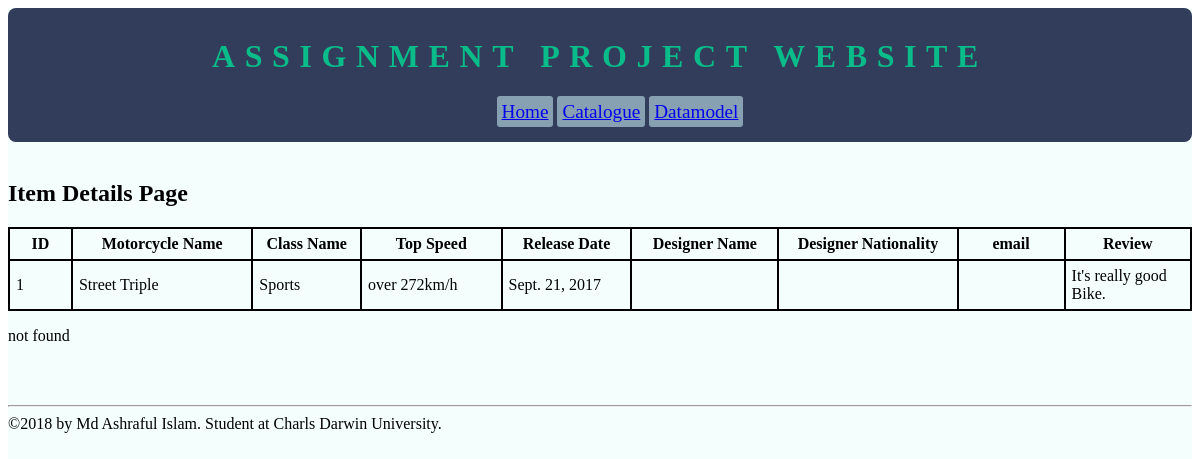
Page /items/1/ on the committed database.
### motorcycles/models.py (models this page shows, shortened)
class Bike(models.Model):
    name = models.CharField(max_length = 20)
    review = models.CharField(max_length = 200, null=True,blank=True)
    className = models.CharField(max_length = 30, null=True)
    topSpeed = models.CharField(max_length=15, null=True)
    releaseDate = models.DateField()
    designer_name = models.CharField(max_length = 50, blank=True)
    nationality = models.CharField(max_length = 30, blank=True)
    email = models.EmailField(blank = True)

### motorcycles/views.py (the view)
# urls.py: url(r'^items/(?P<item_id>[0-9]+)/', items, name= "items"),
def items(request, item_id):
    context = {
    'items':Bike.objects.get(id=item_id)
    }
    return render(request, "items.html", context )

### motorcycles/templates/items.html (shortened to what this page needs)
{% extends "base.html" %}
{% load static %}
{%block section_2%}
<div class="bikeslist">
    <h2 class="page-heading">Item Details Page</h2>
    <div class="bikes">
            <table>
              <thead>
                <tr>
                  <th style="width:10px;">ID</th>
                  <th style="width:40px;">Motorcycle Name</th>
                  <th style="width:40px;">Class Name</th>
                  <th style="width:40px;">Top Speed</th>
                  <th style="width:40px;">Release Date</th>
                  <th style="width:40px;">Designer Name</th>
                  <th style="width:40px;">Designer Nationality</th>
                  <th style="width:40px;">email</th>
                  <th style="width:40px;">Review</th>
                </tr>
              </thead>
              <tbody>
                {% if items %}
                <tr>
                  <td> {{ items.id }} </td>
                  <td> {{ items.name }} </a></td>
                  <td> {{ items.className }} </td>
                  <td> {{ items.topSpeed }} </td>
                  <td> {{ items.releaseDate }} </td>
                  <td> {{ items.designer_name }} </td>
                  <td> {{ items.nationality }} </td>
                  <td> {{ items.email }} </td>
                  <td> {{ items.review }} </td>
                </tr>
                {% endif %}
              </tbody>
            </table>
            <p>not found</p>
    </div>
</div>
{%endblock%}

### motorcycles/static/css/style.css (style rules this page uses)
table, th, td { border:2px solid black; border-collapse: collapse; }
table { width:100%; }
td, th { padding: 6px; }
th { width:20%; }

### rows in the picture
Bike: id "1", name "Street Triple", className "Sports", topSpeed "over 272km/h", releaseDate "Sept. 21, 2017", review "It's really good Bike."
